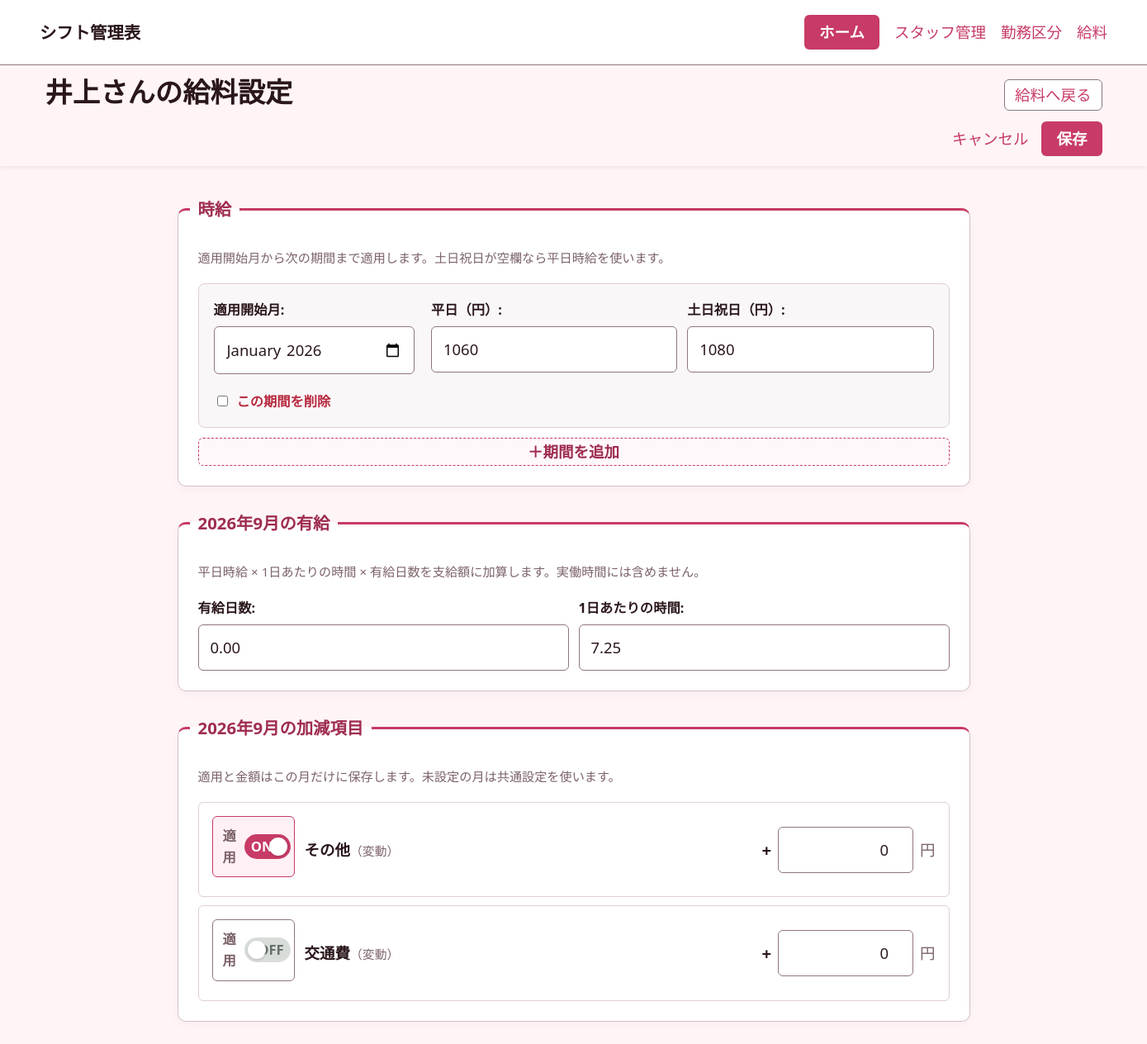
The page /salary/staff/3/settings/ on the database its author committed.
### notes/models.py (models this page shows, shortened)
class Staff(models.Model):
    show_in_salary = models.BooleanField('給料一覧に表示', default=True)
    management_number = models.CharField('管理番号', max_length=2, unique=True, blank=True, null=True)
    name = models.CharField('名前', max_length=80, unique=True)
    hourly_wage = models.PositiveIntegerField('平日時給', default=0)
    holiday_hourly_wage = models.PositiveIntegerField('土日祝日時給', blank=True, null=True)
    paid_leave_hours_per_day = models.DecimalField(
        '有給1日あたりの時間', max_digits=4, decimal_places=2, default=0,
        validators=[MinValueValidator(0), MaxValueValidator(24)],
    )
    created_at = models.DateTimeField('作成日時', auto_now_add=True)
    class Meta:
        ordering = [models.F('management_number').asc(nulls_last=True), 'name']
        verbose_name = 'スタッフ'
        verbose_name_plural = 'スタッフ'
    def wages_for_month(self, month):
        wage = self.wage_history.filter(effective_month__lte=month.replace(day=1)).order_by('-effective_month').first()
        weekday = wage.hourly_wage if wage else self.hourly_wage
        holiday = wage.holiday_hourly_wage if wage else self.holiday_hourly_wage
        return weekday, holiday

class SalaryDeduction(models.Model):
    name = models.CharField('項目名', max_length=80, unique=True)
    amount_type = models.CharField('金額区分', max_length=10, choices=DEDUCTION_AMOUNT_TYPES, default='fixed')
    direction = models.CharField('加減区分', max_length=10, choices=SALARY_AMOUNT_DIRECTIONS, default='subtract')
    fixed_amount = models.PositiveIntegerField('固定金額', default=0)
    created_at = models.DateTimeField('作成日時', auto_now_add=True)
    class Meta:
        ordering = ['name']
        verbose_name = '差引項目'
        verbose_name_plural = '差引項目'

### notes/views.py (the view, shortened to what this page needs)
# urls.py: path('salary/staff/<int:pk>/settings/', views.staff_salary_settings, name='staff_salary_settings'),
@transaction.atomic
def staff_salary_settings(request, pk):
    return_month = _return_month(request)
    staff = get_object_or_404(Staff, pk=pk)
    weekday_wage, selected_holiday_wage = staff.wages_for_month(return_month)
    paid_leave = MonthlyPaidLeave.objects.filter(staff=staff, month=return_month).first()
    paid_leave = paid_leave or MonthlyPaidLeave(
        staff=staff, month=return_month, hours_per_day=staff.paid_leave_hours_per_day,
    )
    has_paid_leave_data = request.method == 'POST' and any(key.startswith('paid_leave-') for key in request.POST)
    paid_leave_form = MonthlyPaidLeaveForm(
        request.POST if has_paid_leave_data else None, instance=paid_leave, prefix='paid_leave',
    )
    has_periods = request.method == 'POST' and 'wages-TOTAL_FORMS' in request.POST
    wage_periods = _wage_period_formset(request, staff, return_month)
    deductions = SalaryDeduction.objects.all()
    staff_settings = {
        staff_amount.deduction_id: staff_amount.for_month(return_month)
        for staff_amount in StaffSalaryDeduction.objects.filter(staff=staff)
    }
    staff_settings.update({item.deduction_id: item for item in
                           MonthlyStaffSalaryDeduction.objects.filter(staff=staff, month=return_month)})
    rows = [
        {
            'deduction': deduction,
            'amount': _deduction_amount(staff_settings.get(deduction.id), deduction),
            'is_active': _salary_deduction_is_active(staff_settings.get(deduction.id), deduction),
            'is_fixed': deduction.amount_type == 'fixed',
            'direction_label': deduction.get_direction_display(),
        }
        for deduction in deductions
    ]
    return render(
        request,
        'notes/staff_salary_settings.html',
        {
            'paid_leave_form': paid_leave_form,
            'wage_periods': wage_periods,
            'weekday_wage': weekday_wage,
            'selected_holiday_wage': selected_holiday_wage,
            'wage_history': staff.wage_history.all(),
            'return_month': return_month,
            'staff': staff,
            'rows': rows,
        },
    )

### notes/forms.py (shortened to what this page needs)
class MonthlyPaidLeaveForm(forms.ModelForm):
    days = forms.IntegerField(label='有給日数', min_value=0, max_value=31,
                              widget=forms.NumberInput(attrs={'min': 0, 'max': 31, 'step': 1}))
    class Meta:
        model = MonthlyPaidLeave
        fields = ['days', 'hours_per_day']
        widgets = {
            'days': forms.NumberInput(attrs={'min': 0, 'max': 31, 'step': '0.01'}),
            'hours_per_day': forms.NumberInput(attrs={'min': 0, 'max': 24, 'step': '0.01'}),
        }

class WagePeriodForm(forms.Form):
    effective_month = forms.DateField(label='適用開始月', input_formats=['%Y-%m'],
        widget=forms.DateInput(format='%Y-%m', attrs={'type': 'month'}))
    hourly_wage = forms.IntegerField(label='平日（円）', min_value=0)
    holiday_hourly_wage = forms.IntegerField(label='土日祝日（円）', min_value=0, required=False)

### notes/models.py (called while the page is built)
    def for_month(self, month):
        if self.reset_from_month and month >= self.reset_from_month:
            return MonthlyStaffSalaryDeduction(
                staff_id=self.staff_id, deduction_id=self.deduction_id,
                month=month, amount=0, is_active=False,
            )
        return self

### notes/views.py (called while the page is built)
def _return_month(request, fallback_date=None):
    value = request.POST.get('month') or request.GET.get('month')
    if not value and fallback_date:
        value = str(fallback_date)[:7]
    return _parse_month(value)

def _parse_month(value):
    if value:
        try:
            return datetime.strptime(value, '%Y-%m').date()
        except ValueError:
            messages = None
    return date.today().replace(day=1)

def _wage_period_formset(request, staff, return_month):
    weekday_wage, selected_holiday_wage = staff.wages_for_month(return_month)
    period_initial = [
        {'effective_month': wage.effective_month, 'hourly_wage': wage.hourly_wage,
         'holiday_hourly_wage': wage.holiday_hourly_wage, 'saved': True}
        for wage in staff.wage_history.exclude(effective_month=date.min).order_by('effective_month')
    ]
    if not period_initial:
        period_initial = [{'effective_month': return_month, 'hourly_wage': weekday_wage,
                           'holiday_hourly_wage': selected_holiday_wage}]
    has_periods = request.method == 'POST' and 'wages-TOTAL_FORMS' in request.POST
    wage_periods = WagePeriodFormSet(request.POST if has_periods else None,
                                   initial=period_initial, prefix='wages')
    return wage_periods

### notes/templates/notes/staff_salary_settings.html (shortened to what this page needs)
{% extends 'notes/base.html' %}
{% block content %}
    <section class="page-title table-header">
        <div>
            <h1>{{ staff.name }}さんの給料設定</h1>
        </div>
        <div class="month-nav">
            <a href="{% url 'salary_list' %}?month={{ return_month|date:'Y-m' }}">給料へ戻る</a>
        </div>
    </section>
    <section class="settings-panel settings-editor">
        <form method="post">
            {% include 'notes/wage_periods.html' %}
            <fieldset class="settings-card">
                <legend>{{ return_month|date:'Y年n月' }}の有給</legend>
                <p>平日時給 × 1日あたりの時間 × 有給日数を支給額に加算します。実働時間には含めません。</p>
                <div class="wage-rate-pair">
                    {% for field in paid_leave_form %}
                        <div>{{ field.label_tag }}{{ field }}{{ field.errors }}</div>
                    {% endfor %}
                </div>
            </fieldset>
            <fieldset class="settings-card">
                <legend>{{ return_month|date:'Y年n月' }}の加減項目</legend>
                <p>適用と金額はこの月だけに保存します。未設定の月は共通設定を使います。</p>
            <div class="salary-item-list">
                {% for row in rows %}
                    <div class="salary-item-row">
                        <label class="switch-row salary-active-switch" for="deduction-active-{{ row.deduction.pk }}">
                            <span>適用</span>
                            <b aria-hidden="true"></b>
                        </label>
                        <div class="salary-item-name">
                            <strong>{{ row.deduction.name }}<small>（{% if row.is_fixed %}固定{% else %}変動{% endif %}）</small></strong>
                        </div>
                        <div class="salary-item-amount">
                            <span class="salary-item-sign">{{ row.direction_label }}</span>
                        {% if row.is_fixed %}
                            <input type="number" value="{{ row.amount }}" aria-label="{{ row.deduction.name }}の金額" disabled>
                        {% else %}
                            <input
                                name="deduction_amount_{{ row.deduction.pk }}"
                                type="number"
                                min="0"
                                step="1"
                                value="{{ row.amount }}"
                                aria-label="{{ row.deduction.name }}の金額"
                            >
                        {% endif %}
                            <span>円</span>
                        </div>
                    </div>
                {% empty %}
                    <p class="muted-text">給料設定で差引項目を追加してください。</p>
                {% endfor %}
            </div>
            </fieldset>
            <div class="form-actions">
                <a href="{% url 'salary_list' %}?month={{ return_month|date:'Y-m' }}">キャンセル</a>
                <button type="submit">保存</button>
            </div>
        </form>
    </section>
{% endblock %}

### rows shown on the page
Staff: name "井上"
SalaryDeduction: deduction.name "その他", direction_label "+", amount "0"
SalaryDeduction: deduction.name "交通費", direction_label "+", amount "0"

### other values the page prints
{{ period.effective_month.label_tag }} "適用開始月:"
{{ period.hourly_wage.label_tag }} "平日（円）:"
{{ period.holiday_hourly_wage.label_tag }} "土日祝日（円）:"
{{ return_month|date:'Y年n月' }} "2026年9月"
{{ field.label_tag }} "有給日数:" "1日あたりの時間:"
